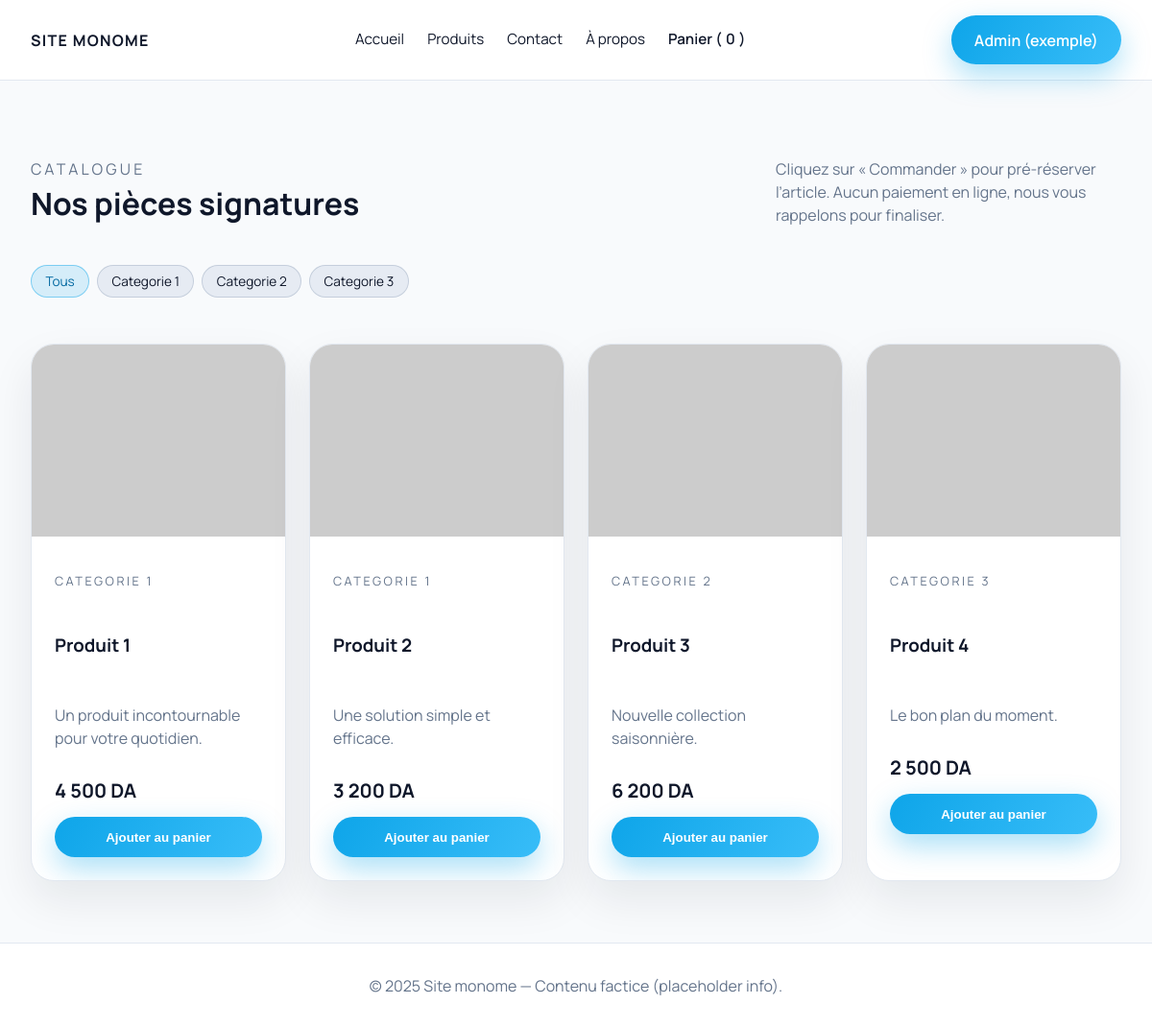
/client/products.php, run on the app's committed database.
### tables this page shows
CREATE TABLE IF NOT EXISTS categories (
  id INT AUTO_INCREMENT PRIMARY KEY,
  name VARCHAR(150) NOT NULL
);

CREATE TABLE IF NOT EXISTS products (
  id INT AUTO_INCREMENT PRIMARY KEY,
  category_id INT NULL,
  name VARCHAR(255) NOT NULL,
  price DECIMAL(10,2) NOT NULL,
  image VARCHAR(255),
  description TEXT,
  created_at TIMESTAMP DEFAULT CURRENT_TIMESTAMP,
  FOREIGN KEY (category_id) REFERENCES categories(id) ON DELETE SET NULL
);

### private/config.php (called while the page is built, shortened)
<?php
function sanitize(string $value): string
{
    return htmlspecialchars($value, ENT_QUOTES, 'UTF-8');
}

### client/products.php (the view, shortened to what this page needs)
<?php
require __DIR__ . '/includes/header.php';
$res = $connection->query("SELECT id, name, LOWER(REPLACE(name, ' ', '-')) AS slug FROM categories ORDER BY name ASC");
$categories = $res ? $res->fetch_all(MYSQLI_ASSOC) : [];
$pRes = $connection->query("SELECT p.*, c.name AS category_name, LOWER(REPLACE(IFNULL(c.name, 'collection'), ' ', '-')) AS category_slug FROM products p LEFT JOIN categories c ON c.id = p.category_id ORDER BY p.created_at DESC");
$products = $pRes ? $pRes->fetch_all(MYSQLI_ASSOC) : [];
?>
<main>
    <div class="section-title">
        <div>
            <p style="color: var(--muted); text-transform: uppercase; letter-spacing: 0.2em; margin: 0;">Catalogue</p>
            <h2>Nos pièces signatures</h2>
        </div>
        <p style="max-width: 360px; color: var(--muted);">Cliquez sur « Commander » pour pré-réserver l’article. Aucun paiement en ligne, nous vous rappelons pour finaliser.</p>
    </div>
    <div class="section-title" style="margin-top: 0;">
        <div class="chip-group">
            <span class="chip active" data-filter="all">Tous</span>
            <?php foreach ($categories as $cat): ?>
                <span class="chip" data-filter="<?= sanitize($cat['slug']); ?>"><?= sanitize($cat['name']); ?></span>
            <?php endforeach; ?>
        </div>
    </div>
    <section class="grid">
        <?php if (empty($products)): ?>
            <div class="card" style="grid-column: 1 / -1;">
                <div class="card-body empty-state">
                    Aucun produit n’a encore été ajouté. Revenez bientôt.
                </div>
            </div>
        <?php else: ?>
            <?php foreach ($products as $product): ?>
                <article class="card" data-category="<?= sanitize($product['category_slug']); ?>">
                    <?php if (!empty($product['image'])): ?>
                        <img src="<?= sanitize($product['image']); ?>" alt="<?= sanitize($product['name']); ?>">
                    <?php endif; ?>
                    <div class="card-body">
                        <p style="color: var(--muted); text-transform: uppercase; font-size: 0.8rem; letter-spacing: 0.2em;">
                            <?= sanitize($product['category_name'] ?? 'Collection Template'); ?>
                        </p>
                        <h3><?= sanitize($product['name']); ?></h3>
                        <p style="color: var(--muted);"><?= sanitize($product['description'] ?? 'Pièce iconique imaginée pour une expérience sensuelle et durable.'); ?></p>
                        <div class="price"><?= number_format((float)$product['price'], 0, ',', ' '); ?> DA</div>
                        <button
                            class="btn btn-primary"
                            type="button"
                            data-add-cart
                            data-id="<?= (int)$product['id']; ?>"
                            data-name="<?= sanitize($product['name']); ?>"
                            data-price="<?= (float)$product['price']; ?>"
                            data-image="<?= sanitize($product['image'] ?? ''); ?>"
                        >
                            Ajouter au panier
                        </button>
                    </div>
                </article>
            <?php endforeach; ?>
        <?php endif; ?>
    </section>
</main>
<?php require __DIR__ . '/includes/footer.php'; ?>

### client/includes/header.php (shortened to what this page needs)
<?php
require_once __DIR__ . '/../../private/config.php';
?>
<!DOCTYPE html>
<html lang="fr">
<head>
    <link rel="stylesheet" href="../public/css/style.css">
</head>
<body>
<div class="layout">
    <header class="site-header">
        <nav>
            <a class="brand" href="index.php">Site monome</a>
            <div class="nav-links">
                <a href="index.php">Accueil</a>
                <a href="products.php">Produits</a>
                <a href="contact.php">Contact</a>
                <a href="apropos.html">À propos</a>
                <a href="cart.php" class="cart-link">Panier (<span data-cart-count>0</span>)</a>
            </div>
            <a class="btn btn-primary" href="../admin/login.php">Admin (exemple)</a>
        </nav>
    </header>

### client/includes/footer.php
    <footer class="footer">
        © <?= date('Y'); ?> Site monome — Contenu factice (placeholder info).
    </footer>
</div>
</body>
</html>

### public/css/style.css (style rules this page uses)
:root { --accent: #0ea5e9; --accent-dark: #0369a1; --bg: #f8fafc; --card: #ffffff; --text: #0f172a; --muted: #64748b; --border: #e2e8f0; }
* { box-sizing: border-box; }
body { margin: 0; font-family: 'Manrope', system-ui, -apple-system, BlinkMacSystemFont, 'Segoe UI', sans-serif; background: var(--bg); color: var(--text); line-height: 1.5; }
a { color: inherit; text-decoration: none; }
img { max-width: 100%; display: block; }
.layout { min-height: 100vh; display: flex; flex-direction: column; }
.site-header { background: rgba(255, 255, 255, 0.95); backdrop-filter: blur(18px); border-bottom: 1px solid var(--border); position: sticky; top: 0; z-index: 100; }
.site-header nav { max-width: 1200px; margin: 0 auto; padding: 1rem 2rem; display: flex; justify-content: space-between; align-items: center; }
.brand { font-weight: 700; letter-spacing: 0.08em; text-transform: uppercase; }
.nav-links { display: flex; gap: 1.5rem; font-size: 0.95rem; }
.cart-link { font-weight: 600; display: inline-flex; align-items: center; gap: 0.25rem; }
.btn { display: inline-flex; align-items: center; justify-content: center; gap: 0.35rem; padding: 0.85rem 1.5rem; border-radius: 999px; border: none; cursor: pointer; font-weight: 600; transition: transform 0.2s ease, box-shadow 0.2s ease; }
.btn-primary { background: linear-gradient(120deg, var(--accent), #38bdf8); color: #ffffff; box-shadow: 0 12px 30px rgba(14, 165, 233, 0.35); }
.grid { max-width: 1200px; margin: 0 auto 4rem; padding: 0 2rem; display: grid; grid-template-columns: repeat(auto-fit, minmax(260px, 1fr)); gap: 1.5rem; }
.card { background: var(--card); border-radius: 24px; border: 1px solid var(--border); overflow: hidden; display: flex; flex-direction: column; min-height: 100%; transition: transform 0.2s ease, box-shadow 0.2s ease; box-shadow: 0 20px 45px rgba(15, 23, 42, 0.08); }
.card-body { padding: 1.5rem; display: flex; flex-direction: column; gap: 0.75rem; }
.price { font-size: 1.25rem; font-weight: 700; }
.chip-group { display: flex; flex-wrap: wrap; gap: 0.5rem; margin-bottom: 1.5rem; }
.chip { padding: 0.35rem 0.9rem; border-radius: 999px; background: rgba(226, 232, 240, 0.8); border: 1px solid rgba(148, 163, 184, 0.4); font-size: 0.85rem; cursor: pointer; transition: all 0.2s ease; }
.chip.active { background: rgba(14, 165, 233, 0.15); border-color: rgba(14, 165, 233, 0.45); color: var(--accent-dark); }
.section-title { max-width: 1200px; margin: 4rem auto 1.5rem; padding: 0 2rem; display: flex; justify-content: space-between; align-items: center; }
.section-title h2 { margin: 0; font-size: 2rem; }
.footer { background: #ffffff; border-top: 1px solid var(--border); padding: 2rem; text-align: center; color: var(--muted); }
.card img { width: 100%; height: 200px; object-fit: cover; }
@media (min-width: 992px) { .grid { grid-template-columns: repeat(4, 1fr); } }

### data on the page
categories: name "Categorie 1"
categories: name "Categorie 2"
categories: name "Categorie 3"
products: category.name "CATEGORIE 1", name "Produit 1", description "Un produit incontournable pour votre quotidien.", price "4 500"
products: category.name "CATEGORIE 1", name "Produit 2", description "Une solution simple et efficace.", price "3 200"
products: category.name "CATEGORIE 2", name "Produit 3", description "Nouvelle collection saisonnière.", price "6 200"
products: category.name "CATEGORIE 3", name "Produit 4", description "Le bon plan du moment.", price "2 500"
